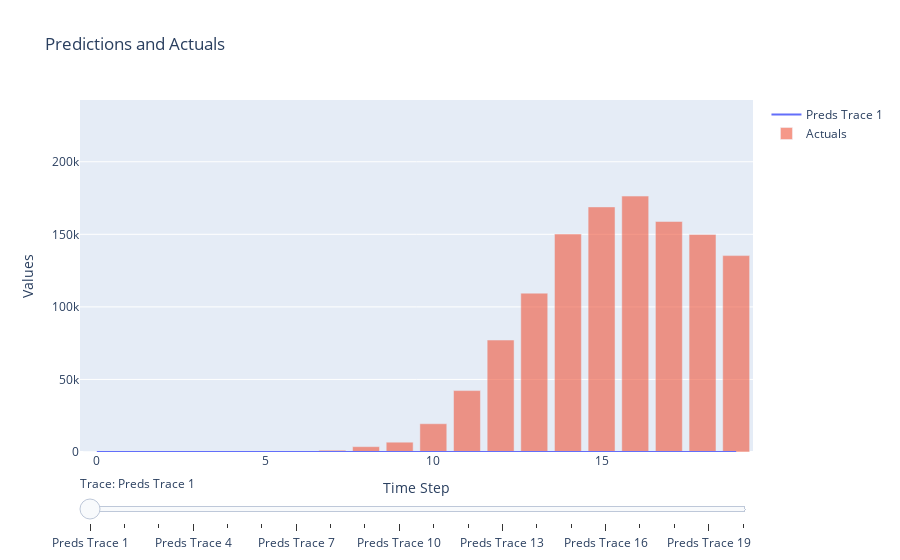

Notebook cell for this chart:
### Code cell
fig1.show()

### Figure 1 — Plotly figure (JSON) as saved in the notebook; plotly's stock layout.template omitted (floating-point values rounded to 4 significant figures)
{"data": [{"mode": "lines", "name": "Preds Trace 1", "type": "scatter", "visible": true, "x": [0, 1, 2, 3, 4, 5, 6, 7, 8, 9, 10, 11, 12, 13, 14, 15, 16, 17, 18, 19], "y": [0.0, 0.0, 0.0, 0.0, 0.0, 0.0, 0.0, 0.0, 0.0, 0.0, 0.0, 0.0, 0.0, 0.0, 0.0, 0.0, 0.0, 0.0, 0.0, 0.0]}, {"mode": "lines", "name": "Preds Trace 2", "type": "scatter", "visible": false, "x": [0, 1, 2, 3, 4, 5, 6, 7, 8, 9, 10, 11, 12, 13, 14, 15, 16, 17, 18, 19], "y": [0.0, 0.0, 0.0, 0.0, 0.0, 0.0, 0.0, 0.0, 0.0, 0.0, 0.0, 0.0, 0.0, 0.0, 0.0, 0.0, 0.0, 0.0, 0.0, 0.0]}, {"mode": "lines", "name": "Preds Trace 3", "type": "scatter", "visible": false, "x": [0, 1, 2, 3, 4, 5, 6, 7, 8, 9, 10, 11, 12, 13, 14, 15, 16, 17, 18, 19], "y": [0.0, 0.0, 0.0, 0.0, 0.0, 0.0, 0.0, 0.0, 0.0, 0.0, 0.0, 0.0, 0.0, 0.0, 0.0, 0.0, 0.0, 0.0, 0.0, 0.0]}, {"mode": "lines", "name": "Preds Trace 4", "type": "scatter", "visible": false, "x": [0, 1, 2, 3, 4, 5, 6, 7, 8, 9, 10, 11, 12, 13, 14, 15, 16, 17, 18, 19], "y": [0.0, 0.0, 0.0, 0.0, 0.0, 0.0, 0.0, 0.0, 0.0, 0.0, 0.0, 0.0, 0.0, 0.0, 0.0, 0.0, 0.0, 0.0, 0.0, 0.0]}, {"mode": "lines", "name": "Preds Trace 5", "type": "scatter", "visible": false, "x": [0, 1, 2, 3, 4, 5, 6, 7, 8, 9, 10, 11, 12, 13, 14, 15, 16, 17, 18, 19], "y": [0.0, 0.0, 0.0, 0.0, 0.0, 0.0, 0.0, 0.0, 0.0, 0.0, 0.0, 0.0, 0.0, 0.0, 0.0, 0.0, 0.0, 0.0, 0.0, 0.0]}, {"mode": "lines", "name": "Preds Trace 6", "type": "scatter", "visible": false, "x": [0, 1, 2, 3, 4, 5, 6, 7, 8, 9, 10, 11, 12, 13, 14, 15, 16, 17, 18, 19], "y": [0.0, 0.0, 0.0, 0.0, 0.0, 401.3, 445.2, 881.0, 705.2, 4202.0, 14300.0, 36880.0, 70190.0, 113600.0, 157700.0, 194500.0, 214300.0, 207800.0, 177000.0, 124600.0]}, {"mode": "lines", "name": "Preds Trace 7", "type": "scatter", "visible": false, "x": [0, 1, 2, 3, 4, 5, 6, 7, 8, 9, 10, 11, 12, 13, 14, 15, 16, 17, 18, 19], "y": [0.0, 0.0, 0.0, 0.0, 0.0, 114.0, 441.3, 878.8, 708.7, 4242.0, 14440.0, 37160.0, 70520.0, 113800.0, 157600.0, 194000.0, 213400.0, 206800.0, 176000.0, 123800.0]}, {"mode": "lines", "name": "Preds Trace 8", "type": "scatter", "visible": false, "x": [0, 1, 2, 3, 4, 5, 6, 7, 8, 9, 10, 11, 12, 13, 14, 15, 16, 17, 18, 19], "y": [0.0, 0.0, 0.0, 0.0, 0.0, 114.0, 648.7, 880.3, 728.7, 4412.0, 15100.0, 38660.0, 72680.0, 116300.0, 159800.0, 195400.0, 214000.0, 206700.0, 175600.0, 123500.0]}, {"mode": "lines", "name": "Preds Trace 9", "type": "scatter", "visible": false, "x": [0, 1, 2, 3, 4, 5, 6, 7, 8, 9, 10, 11, 12, 13, 14, 15, 16, 17, 18, 19], "y": [0.0, 0.0, 0.0, 0.0, 0.0, 114.0, 648.7, 1220.0, 794.2, 4939.0, 17250.0, 43680.0, 80180.0, 125300.0, 168400.0, 202100.0, 217700.0, 208400.0, 176300.0, 124000.0]}, {"mode": "lines", "name": "Preds Trace 10", "type": "scatter", "visible": false, "x": [0, 1, 2, 3, 4, 5, 6, 7, 8, 9, 10, 11, 12, 13, 14, 15, 16, 17, 18, 19], "y": [0.0, 0.0, 0.0, 0.0, 0.0, 114.0, 648.7, 1220.0, 3679.0, 7237.0, 26990.0, 67030.0, 115800.0, 169200.0, 210900.0, 236400.0, 239000.0, 219700.0, 182900.0, 129000.0]}, {"mode": "lines", "name": "Preds Trace 11", "type": "scatter", "visible": false, "x": [0, 1, 2, 3, 4, 5, 6, 7, 8, 9, 10, 11, 12, 13, 14, 15, 16, 17, 18, 19], "y": [0.0, 0.0, 0.0, 0.0, 0.0, 114.0, 648.7, 1220.0, 3679.0, 6751.0, 27950.0, 69130.0, 119000.0, 173300.0, 215500.0, 240800.0, 242600.0, 222400.0, 184900.0, 130400.0]}, {"mode": "lines", "name": "Preds Trace 12", "type": "scatter", "visible": false, "x": [0, 1, 2, 3, 4, 5, 6, 7, 8, 9, 10, 11, 12, 13, 14, 15, 16, 17, 18, 19], "y": [0.0, 0.0, 0.0, 0.0, 0.0, 114.0, 648.7, 1220.0, 3679.0, 6751.0, 19490.0, 61860.0, 107500.0, 159000.0, 202100.0, 230900.0, 237800.0, 221300.0, 185000.0, 130500.0]}, {"mode": "lines", "name": "Preds Trace 13", "type": "scatter", "visible": false, "x": [0, 1, 2, 3, 4, 5, 6, 7, 8, 9, 10, 11, 12, 13, 14, 15, 16, 17, 18, 19], "y": [0.0, 0.0, 0.0, 0.0, 0.0, 114.0, 648.7, 1220.0, 3679.0, 6751.0, 19490.0, 42320.0, 66560.0, 109100.0, 155200.0, 194900.0, 217800.0, 212800.0, 181200.0, 127600.0]}, {"mode": "lines", "name": "Preds Trace 14", "type": "scatter", "visible": false, "x": [0, 1, 2, 3, 4, 5, 6, 7, 8, 9, 10, 11, 12, 13, 14, 15, 16, 17, 18, 19], "y": [0.0, 0.0, 0.0, 0.0, 0.0, 114.0, 648.7, 1220.0, 3679.0, 6751.0, 19490.0, 42320.0, 77140.0, 103400.0, 148600.0, 188400.0, 212500.0, 208700.0, 177700.0, 124700.0]}, {"mode": "lines", "name": "Preds Trace 15", "type": "scatter", "visible": false, "x": [0, 1, 2, 3, 4, 5, 6, 7, 8, 9, 10, 11, 12, 13, 14, 15, 16, 17, 18, 19], "y": [0.0, 0.0, 0.0, 0.0, 0.0, 114.0, 648.7, 1220.0, 3679.0, 6751.0, 19490.0, 42320.0, 77140.0, 109400.0, 146300.0, 185700.0, 209900.0, 206300.0, 175400.0, 122900.0]}, {"mode": "lines", "name": "Preds Trace 16", "type": "scatter", "visible": false, "x": [0, 1, 2, 3, 4, 5, 6, 7, 8, 9, 10, 11, 12, 13, 14, 15, 16, 17, 18, 19], "y": [0.0, 0.0, 0.0, 0.0, 0.0, 114.0, 648.7, 1220.0, 3679.0, 6751.0, 19490.0, 42320.0, 77140.0, 109400.0, 150200.0, 189300.0, 212300.0, 207700.0, 176200.0, 123400.0]}, {"mode": "lines", "name": "Preds Trace 17", "type": "scatter", "visible": false, "x": [0, 1, 2, 3, 4, 5, 6, 7, 8, 9, 10, 11, 12, 13, 14, 15, 16, 17, 18, 19], "y": [0.0, 0.0, 0.0, 0.0, 0.0, 114.0, 648.7, 1220.0, 3679.0, 6751.0, 19490.0, 42320.0, 77140.0, 109400.0, 150200.0, 168900.0, 214500.0, 209200.0, 177200.0, 124000.0]}, {"mode": "lines", "name": "Preds Trace 18", "type": "scatter", "visible": false, "x": [0, 1, 2, 3, 4, 5, 6, 7, 8, 9, 10, 11, 12, 13, 14, 15, 16, 17, 18, 19], "y": [0.0, 0.0, 0.0, 0.0, 0.0, 114.0, 648.7, 1220.0, 3679.0, 6751.0, 19490.0, 42320.0, 77140.0, 109400.0, 150200.0, 168900.0, 176300.0, 209100.0, 177300.0, 123900.0]}, {"mode": "lines", "name": "Preds Trace 19", "type": "scatter", "visible": false, "x": [0, 1, 2, 3, 4, 5, 6, 7, 8, 9, 10, 11, 12, 13, 14, 15, 16, 17, 18, 19], "y": [0.0, 0.0, 0.0, 0.0, 0.0, 114.0, 648.7, 1220.0, 3679.0, 6751.0, 19490.0, 42320.0, 77140.0, 109400.0, 150200.0, 168900.0, 176300.0, 158800.0, 177700.0, 124300.0]}, {"mode": "lines", "name": "Preds Trace 20", "type": "scatter", "visible": false, "x": [0, 1, 2, 3, 4, 5, 6, 7, 8, 9, 10, 11, 12, 13, 14, 15, 16, 17, 18, 19], "y": [0.0, 0.0, 0.0, 0.0, 0.0, 114.0, 648.7, 1220.0, 3679.0, 6751.0, 19490.0, 42320.0, 77140.0, 109400.0, 150200.0, 168900.0, 176300.0, 158800.0, 149900.0, 124900.0]}, {"name": "Actuals", "opacity": 0.6, "type": "bar", "x": [0, 1, 2, 3, 4, 5, 6, 7, 8, 9, 10, 11, 12, 13, 14, 15, 16, 17, 18, 19], "y": [0.0, 0.0, 0.0, 0.0, 0.0, 114.0, 648.7, 1220.0, 3679.0, 6751.0, 19490.0, 42320.0, 77140.0, 109400.0, 150200.0, 168900.0, 176300.0, 158800.0, 149900.0, 135300.0]}], "layout": {"barmode": "overlay", "sliders": [{"active": 0, "currentvalue": {"prefix": "Trace: "}, "pad": {"t": 20}, "steps": [{"args": [{"visible": [true, false, false, false, false, false, false, false, false, false, false, false, false, false, false, false, false, false, false, false, true]}], "label": "Preds Trace 1", "method": "update"}, {"args": [{"visible": [false, true, false, false, false, false, false, false, false, false, false, false, false, false, false, false, false, false, false, false, true]}], "label": "Preds Trace 2", "method": "update"}, {"args": [{"visible": [false, false, true, false, false, false, false, false, false, false, false, false, false, false, false, false, false, false, false, false, true]}], "label": "Preds Trace 3", "method": "update"}, {"args": [{"visible": [false, false, false, true, false, false, false, false, false, false, false, false, false, false, false, false, false, false, false, false, true]}], "label": "Preds Trace 4", "method": "update"}, {"args": [{"visible": [false, false, false, false, true, false, false, false, false, false, false, false, false, false, false, false, false, false, false, false, true]}], "label": "Preds Trace 5", "method": "update"}, {"args": [{"visible": [false, false, false, false, false, true, false, false, false, false, false, false, false, false, false, false, false, false, false, false, true]}], "label": "Preds Trace 6", "method": "update"}, {"args": [{"visible": [false, false, false, false, false, false, true, false, false, false, false, false, false, false, false, false, false, false, false, false, true]}], "label": "Preds Trace 7", "method": "update"}, {"args": [{"visible": [false, false, false, false, false, false, false, true, false, false, false, false, false, false, false, false, false, false, false, false, true]}], "label": "Preds Trace 8", "method": "update"}, {"args": [{"visible": [false, false, false, false, false, false, false, false, true, false, false, false, false, false, false, false, false, false, false, false, true]}], "label": "Preds Trace 9", "method": "update"}, {"args": [{"visible": [false, false, false, false, false, false, false, false, false, true, false, false, false, false, false, false, false, false, false, false, true]}], "label": "Preds Trace 10", "method": "update"}, {"args": [{"visible": [false, false, false, false, false, false, false, false, false, false, true, false, false, false, false, false, false, false, false, false, true]}], "label": "Preds Trace 11", "method": "update"}, {"args": [{"visible": [false, false, false, false, false, false, false, false, false, false, false, true, false, false, false, false, false, false, false, false, true]}], "label": "Preds Trace 12", "method": "update"}, {"args": [{"visible": [false, false, false, false, false, false, false, false, false, false, false, false, true, false, false, false, false, false, false, false, true]}], "label": "Preds Trace 13", "method": "update"}, {"args": [{"visible": [false, false, false, false, false, false, false, false, false, false, false, false, false, true, false, false, false, false, false, false, true]}], "label": "Preds Trace 14", "method": "update"}, {"args": [{"visible": [false, false, false, false, false, false, false, false, false, false, false, false, false, false, true, false, false, false, false, false, true]}], "label": "Preds Trace 15", "method": "update"}, {"args": [{"visible": [false, false, false, false, false, false, false, false, false, false, false, false, false, false, false, true, false, false, false, false, true]}], "label": "Preds Trace 16", "method": "update"}, {"args": [{"visible": [false, false, false, false, false, false, false, false, false, false, false, false, false, false, false, false, true, false, false, false, true]}], "label": "Preds Trace 17", "method": "update"}, {"args": [{"visible": [false, false, false, false, false, false, false, false, false, false, false, false, false, false, false, false, false, true, false, false, true]}], "label": "Preds Trace 18", "method": "update"}, {"args": [{"visible": [false, false, false, false, false, false, false, false, false, false, false, false, false, false, false, false, false, false, true, false, true]}], "label": "Preds Trace 19", "method": "update"}, {"args": [{"visible": [false, false, false, false, false, false, false, false, false, false, false, false, false, false, false, false, false, false, false, true, true]}], "label": "Preds Trace 20", "method": "update"}]}], "title": {"text": "Predictions and Actuals"}, "xaxis": {"title": {"text": "Time Step"}}, "yaxis": {"range": [0, 242600.0], "title": {"text": "Values"}}}}
